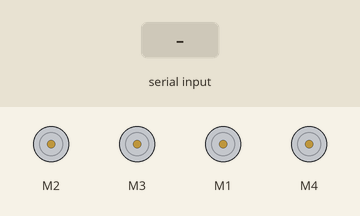
Bench run of a sketch on a simulated Arduino Uno, built with avr-gcc and run on an emulated ATmega328P. Shown: 4 × DC motor (green arrow = forward, orange = backward, longer = faster). Inputs (shaded band) come from the test bench.

Above: at 1.2 s.
1.3 s: "F" received over the second serial link
At 2.5 s:
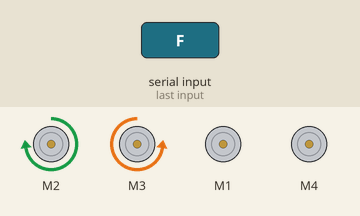
2.8 s: "G" received over the second serial link
At 3.9 s:
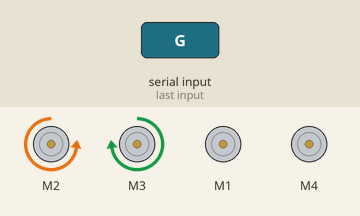
4.3 s: "L" received over the second serial link
At 5.0 s:
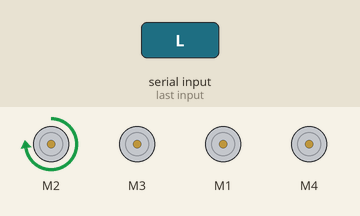
5.8 s: "R" received over the second serial link
At 6.1 s:
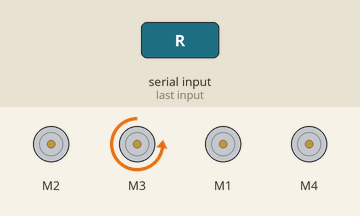
7.3 s: "Y" received over the second serial link
At 8.5 s:
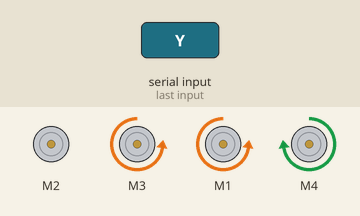
8.8 s: "X" received over the second serial link
At 9.6 s:
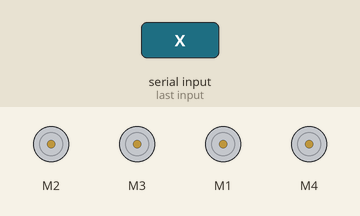
Timing chart, 0 to 11.3 s (numbered marks = the images above; inputs shaded):
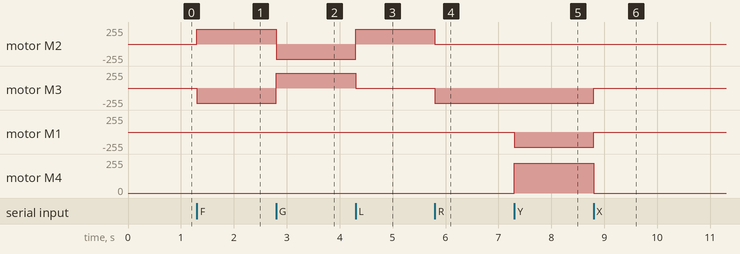

The sketch:

robo_de_limpeza.ino
```cpp
#include <AFMotor.h>
#include <SoftwareSerial.h>

SoftwareSerial bluetoothSerial(9, 10); // RX, TX

AF_DCMotor motofr(1);
AF_DCMotor motofl(4);

AF_DCMotor motobr(2);
AF_DCMotor motobl(3);

char command;

void setup()
{
  bluetoothSerial.begin(9600);  //Set the baud rate to your Bluetooth module.
  // Rodas Traseiras
  motobr.setSpeed(0);
  motobl.setSpeed(0);

  // Motores da frente
  motofr.setSpeed(0);
  motofl.setSpeed(0);
}

void loop() {
  if (bluetoothSerial.available() > 0) {
    command = bluetoothSerial.read();

    switch (command) {
      case 'F':
        motobr.setSpeed(225);
        motobl.setSpeed(225);

        motobr.run(FORWARD);
        motobl.run(BACKWARD);
        Serial.println("Robô andando para a frente");
        break;

      case 'G':
        motobr.setSpeed(225);
        motobl.setSpeed(225);
        motobr.run(BACKWARD);
        motobl.run(FORWARD);
        Serial.println("Robô andando para trás");
        break;

      case 'L':
        motobr.setSpeed(225);
        motobl.setSpeed(0);
        motobr.run(FORWARD);
        motobl.run(RELEASE);
        Serial.println("Robô andando para a esquerda");
        break;

      case 'R':
        motobl.setSpeed(225);
        motobr.setSpeed(0);
        motobl.run(BACKWARD);
        motobr.run(RELEASE);
        Serial.println("Robô andando para direita");

        break;

      case 'Y':
        motofr.setSpeed(225);
        motofl.setSpeed(225);
        motofr.run(BACKWARD);
        motofl.run(FORWARD);
        Serial.println("Rodando");
        break;

      case 'X':
        motobr.setSpeed(0);
        motobl.setSpeed(0);
        motofr.setSpeed(0);
        motofl.setSpeed(0);
        motofr.run(RELEASE);
        motofl.run(RELEASE);
        motobr.run(RELEASE);
        motobl.run(RELEASE);
        Serial.println("Robô parado");
        break;
    }
  }
}
```

Measured:
- after the input at 1.3 s, motor M2: stopped → forward 225/255 at once; motor M3: stopped → backward 225/255 at once
- after the input at 2.8 s, motor M2: forward 225/255 → backward 225/255 at once; motor M3: backward 225/255 → forward 225/255 at once
- after the input at 4.3 s, motor M2: backward 225/255 → forward 225/255 at once; motor M3: forward 225/255 → stopped at once
- after the input at 5.8 s, motor M2: forward 225/255 → stopped at once; motor M3: stopped → backward 225/255 at once
- after the input at 7.3 s, motor M1: stopped → backward 225/255 at once; motor M4: stopped → forward 225/255 at once
- after the input at 8.8 s, motor M3, motor M1: backward 225/255 → stopped at once; motor M4: forward 225/255 → stopped at once
